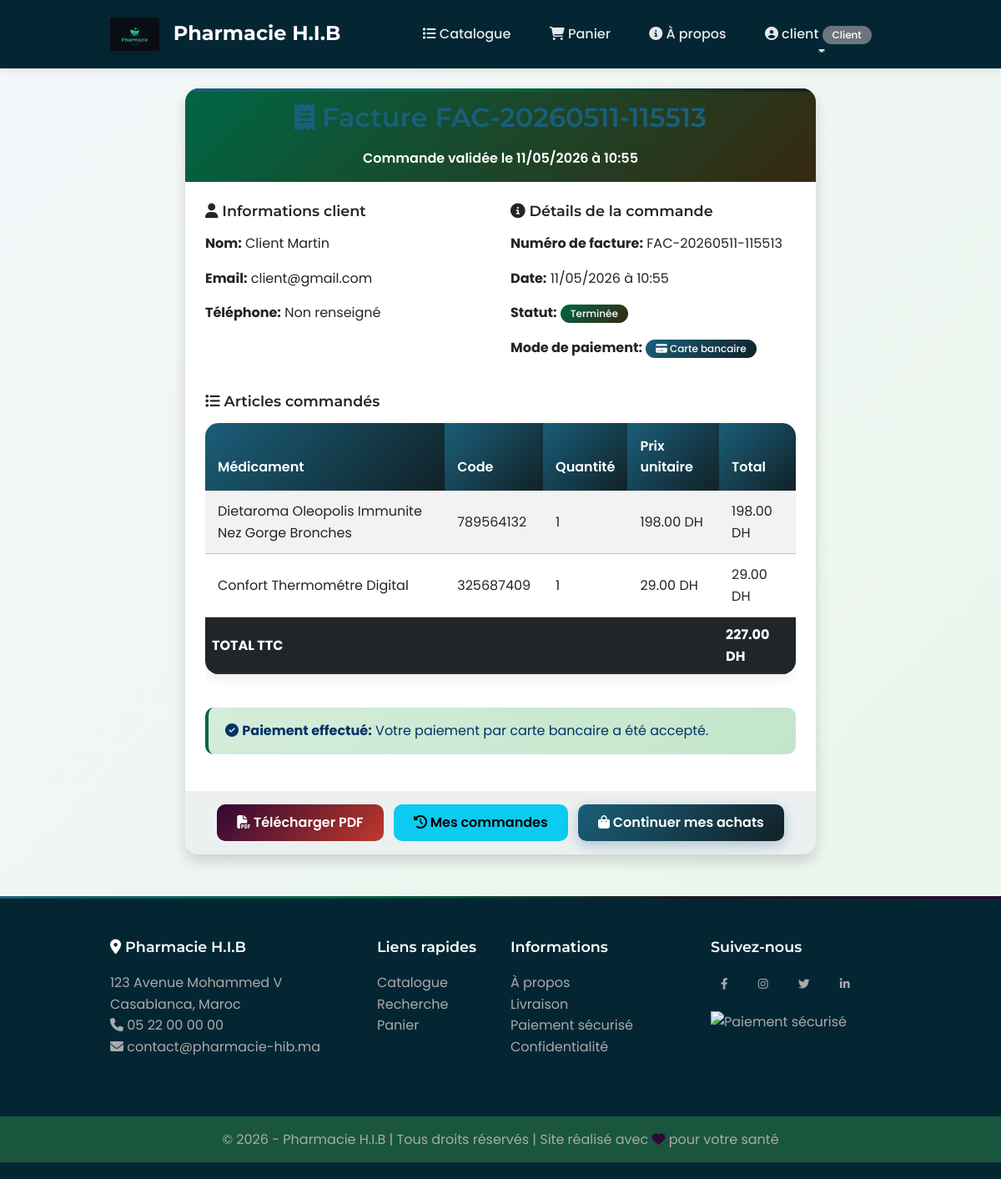
Page /ventes/facture/11/ (signed in) on the committed database.
### users/models.py (models this page shows, shortened)
class Profile(models.Model):
    ROLE_CHOICES = [
        ('client', 'Client'),
        ('pharmacien', 'Pharmacien'),
        ('admin', 'Administrateur'),
    ]
    user = models.OneToOneField(User, on_delete=models.CASCADE)
    role = models.CharField(max_length=20, choices=ROLE_CHOICES, default='client')
    telephone = models.CharField(max_length=20, blank=True)
    adresse = models.TextField(blank=True)

### ventes/models.py (models this page shows, shortened)
class Vente(models.Model):
    STATUT_CHOICES = [
        ('en_cours', 'En cours'),
        ('terminee', 'Terminée'),
        ('annulee', 'Annulée'),
    ]
    PAIEMENT_CHOICES = [
        ('carte', 'Paiement par carte'),
        ('livraison', 'Paiement à la livraison'),
        ('effectue', 'Paiement effectué'),
        ('en_attente', 'Paiement en attente'),
    ]
    numero_facture = models.CharField(max_length=50, unique=True)
    utilisateur = models.ForeignKey(User, on_delete=models.CASCADE)
    date_vente = models.DateTimeField(auto_now_add=True)
    total_ttc = models.DecimalField(max_digits=10, decimal_places=2, default=0)
    statut = models.CharField(max_length=20, choices=STATUT_CHOICES, default='en_cours')
    mode_paiement = models.CharField(max_length=20, choices=PAIEMENT_CHOICES, default='livraison')
    class Meta:
        ordering = ['-date_vente']

class DetailVente(models.Model):
    vente = models.ForeignKey(Vente, on_delete=models.CASCADE, related_name='details')
    medicament = models.ForeignKey(Medicament, on_delete=models.CASCADE)
    quantite = models.IntegerField()
    prix_unitaire = models.DecimalField(max_digits=10, decimal_places=2)
    @property
    def sous_total(self):
        return self.quantite * self.prix_unitaire

### stock/models.py (models this page shows, shortened)
class Medicament(models.Model):
    code_barre = models.CharField(max_length=50, unique=True, verbose_name="Code barre")
    nom = models.CharField(max_length=200, verbose_name="Nom du médicament")
    description = models.TextField(blank=True, verbose_name="Description")
    dosage = models.CharField(max_length=100, blank=True, verbose_name="Dosage (ex: 500mg)")
    forme = models.CharField(max_length=100, blank=True, verbose_name="Forme (comprimé, sirop, etc.)")
    prix_achat = models.DecimalField(max_digits=10, decimal_places=2, verbose_name="Prix d'achat")
    prix_vente = models.DecimalField(max_digits=10, decimal_places=2, verbose_name="Prix de vente")
    quantite_stock = models.IntegerField(default=0, verbose_name="Quantité en stock")
    seuil_alerte = models.IntegerField(default=10, verbose_name="Seuil d'alerte")
    image = models.ImageField(upload_to='medicaments/', null=True, blank=True, verbose_name="Image")
    date_expiration = models.DateField(verbose_name="Date d'expiration")
    date_ajout = models.DateTimeField(auto_now_add=True, verbose_name="Date d'ajout")
    class Meta:
        verbose_name = "Médicament"
        verbose_name_plural = "Médicaments"
        ordering = ['nom']

### ventes/views.py (the view)
# urls.py: path('facture/<int:pk>/', views.facture, name='facture'),
@login_required
def facture(request, pk):
    vente = get_object_or_404(Vente, pk=pk)
    return render(request, 'ventes/facture.html', {'vente': vente})

### pharmacie/context_processors.py (called while the page is built)
def alertes_context(request):
    if request.user.is_authenticated and request.user.profile.role in ['admin', 'pharmacien']:
        rupture = Medicament.objects.filter(quantite_stock=0).count()
        critique = Medicament.objects.filter(quantite_stock__lte=Medicament.objects.values('seuil_alerte')).count()
        date_limite = timezone.now().date() + timedelta(days=30)
        expirant = Medicament.objects.filter(date_expiration__lte=date_limite, date_expiration__gte=timezone.now().date()).count()
        expires = Medicament.objects.filter(date_expiration__lt=timezone.now().date()).count()
        total_alertes = rupture + critique + expirant + expires
    else:
        total_alertes = 0
    return {'total_alertes': total_alertes}

### ventes/templates/ventes/facture.html (shortened to what this page needs)
{% extends 'base.html' %}
{% block content %}
<div class="container">
    <div class="row justify-content-center">
        <div class="col-md-10">
            <div class="card shadow">
                <div class="card-header bg-success text-white text-center">
                    <h2><i class="fas fa-receipt"></i> Facture {{ vente.numero_facture }}</h2>
                    <p class="mb-0">Commande validée le {{ vente.date_vente|date:"d/m/Y à H:i" }}</p>
                </div>
                <div class="card-body">
                    <div class="row mb-4">
                        <div class="col-md-6">
                            <h5><i class="fas fa-user"></i> Informations client</h5>
                            <p><strong>Nom:</strong> {{ vente.utilisateur.get_full_name|default:vente.utilisateur.username }}</p>
                            <p><strong>Email:</strong> {{ vente.utilisateur.email }}</p>
                            <p><strong>Téléphone:</strong> {{ vente.utilisateur.profile.telephone|default:"Non renseigné" }}</p>
                        </div>
                        <div class="col-md-6">
                            <h5><i class="fas fa-info-circle"></i> Détails de la commande</h5>
                            <p><strong>Numéro de facture:</strong> {{ vente.numero_facture }}</p>
                            <p><strong>Date:</strong> {{ vente.date_vente|date:"d/m/Y à H:i" }}</p>
                            <p><strong>Statut:</strong>
                                {% if vente.statut == 'terminee' %}
                                    <span class="badge bg-success">Terminée</span>
                                {% elif vente.statut == 'en_cours' %}
                                    <span class="badge bg-warning">En cours</span>
                                {% else %}
                                    <span class="badge bg-danger">{{ vente.get_statut_display }}</span>
                                {% endif %}
                            </p>
                            <p><strong>Mode de paiement:</strong>
                                {% if vente.mode_paiement == 'carte' %}
                                    <span class="badge bg-primary"><i class="fas fa-credit-card"></i> Carte bancaire</span>
                                {% elif vente.mode_paiement == 'livraison' %}
                                    <span class="badge bg-info"><i class="fas fa-truck"></i> À la livraison</span>
                                {% elif vente.mode_paiement == 'effectue' %}
                                    <span class="badge bg-success"><i class="fas fa-check"></i> Effectué</span>
                                {% else %}
                                    <span class="badge bg-secondary"><i class="fas fa-clock"></i> En attente</span>
                                {% endif %}
                            </p>
                        </div>
                    </div>
                    <h5><i class="fas fa-list"></i> Articles commandés</h5>
                    <div class="table-responsive">
                        <table class="table table-striped">
                            <thead class="table-dark">
                                <tr>
                                    <th>Médicament</th>
                                    <th>Code</th>
                                    <th>Quantité</th>
                                    <th>Prix unitaire</th>
                                    <th>Total</th>
                                </tr>
                            </thead>
                            <tbody>
                                {% for detail in vente.details.all %}
                                <tr>
                                    <td>{{ detail.medicament.nom }}</td>
                                    <td>{{ detail.medicament.code_barre }}</td>
                                    <td>{{ detail.quantite }}</td>
                                    <td>{{ detail.prix_unitaire|floatformat:2 }} DH</td>
                                    <td>{{ detail.sous_total|floatformat:2 }} DH</td>
                                </tr>
                                {% endfor %}
                            </tbody>
                            <tfoot class="table-dark">
                                <tr>
                                    <th colspan="4">TOTAL TTC</th>
                                    <th>{{ vente.total_ttc|floatformat:2 }} DH</th>
                                </tr>
                            </tfoot>
                        </table>
                    </div>
                    {% if vente.mode_paiement == 'livraison' %}
                    <div class="alert alert-info mt-4">
                        <i class="fas fa-info-circle"></i>
                        <strong>Paiement à la livraison:</strong> Vous pourrez payer en espèces ou par carte bancaire lors de la réception de votre commande.
                    </div>
                    {% elif vente.mode_paiement == 'carte' %}
                    <div class="alert alert-success mt-4">
                        <i class="fas fa-check-circle"></i>
                        <strong>Paiement effectué:</strong> Votre paiement par carte bancaire a été accepté.
                    </div>
                    {% endif %}
                </div>
                <div class="card-footer text-center">
                    <a href="{% url 'ventes:facture_pdf' vente.id %}" class="btn btn-danger me-2">
                        <i class="fas fa-file-pdf"></i> Télécharger PDF
                    </a>
                    <a href="{% url 'ventes:historique' %}" class="btn btn-info me-2">
                        <i class="fas fa-history"></i> Mes commandes
                    </a>
                    <a href="{% url 'stock:liste_medicaments' %}" class="btn btn-primary">
                        <i class="fas fa-shopping-bag"></i> Continuer mes achats
                    </a>
                </div>
            </div>
        </div>
    </div>
</div>
{% endblock %}

### templates/base.html (shortened to what this page needs)
<!DOCTYPE html>
<html lang="fr">
<head>
    <link href="https://cdn.jsdelivr.net/npm/bootstrap@5.3.0/dist/css/bootstrap.min.css" rel="stylesheet">
    <link rel="stylesheet" href="https://cdnjs.cloudflare.com/ajax/libs/font-awesome/6.4.0/css/all.min.css">
    {% load static %}
    <link rel="stylesheet" href="{% static 'css/style.css' %}">
</head>
<body>
    <nav class="navbar navbar-expand-lg navbar-dark bg-pharmacy sticky-top">
        <div class="container">
            <a class="navbar-brand" href="{% url 'stock:liste_medicaments' %}">
                <img src="{% static 'images/image.png' %}" alt="H.I.B">
                Pharmacie H.I.B
            </a>
            <div class="collapse navbar-collapse" id="navbarNav">
                <ul class="navbar-nav ms-auto">
                    <li class="nav-item">
                        <a class="nav-link" href="{% url 'stock:liste_medicaments' %}">
                            <i class="fas fa-list"></i> Catalogue
                        </a>
                    </li>
                    {% if user.is_authenticated and user.profile.role == 'client' %}
                        <li class="nav-item">
                            <a class="nav-link" href="{% url 'ventes:panier' %}">
                                <i class="fas fa-shopping-cart"></i> Panier
                            </a>
                        </li>
                    {% endif %}
                    <li class="nav-item">
                        <a class="nav-link" href="{% url 'stock:about' %}">
                            <i class="fas fa-info-circle"></i> À propos
                        </a>
                    </li>
                    {% if user.is_authenticated %}
                        <li class="nav-item dropdown">
                            <a class="nav-link dropdown-toggle" href="#" data-bs-toggle="dropdown">
                                <i class="fas fa-user-circle"></i> {{ user.username }}
                                <span class="badge bg-secondary">{{ user.profile.get_role_display }}</span>
                            </a>
                        </li>
                    {% endif %}
                </ul>
            </div>
        </div>
    </nav>
    <main class="container mt-4">
        {% block content %}
        {% endblock %}
    </main>
    <footer class="footer">
        <div class="container">
            <div class="row">
                <div class="col-md-4 mb-4">
                    <h5><i class="fas fa-map-marker-alt"></i> Pharmacie H.I.B</h5>
                    <p>123 Avenue Mohammed V<br>
                    Casablanca, Maroc<br>
                    <i class="fas fa-phone"></i> 05 22 00 00 00<br>
                    <i class="fas fa-envelope"></i> contact@pharmacie-hib.ma</p>
                </div>
                <div class="col-md-2 mb-4">
                    <h5>Liens rapides</h5>
                    <ul class="list-unstyled">
                        <li><a href="{% url 'stock:liste_medicaments' %}">Catalogue</a></li>
                        <li><a href="{% url 'stock:recherche' %}">Recherche</a></li>
                        <li><a href="{% url 'ventes:panier' %}">Panier</a></li>
                    </ul>
                </div>
                <div class="col-md-3 mb-4">
                    <h5>Informations</h5>
                    <ul class="list-unstyled">
                        <li><a href="#">À propos</a></li>
                        <li><a href="#">Livraison</a></li>
                        <li><a href="#">Paiement sécurisé</a></li>
                        <li><a href="#">Confidentialité</a></li>
                    </ul>
                </div>
                <div class="col-md-3 mb-4">
                    <h5>Suivez-nous</h5>
                    <div class="social-links">
                        <a href="#" class="btn btn-outline-light btn-sm me-2"><i class="fab fa-facebook-f"></i></a>
                        <a href="#" class="btn btn-outline-light btn-sm me-2"><i class="fab fa-instagram"></i></a>
                        <a href="#" class="btn btn-outline-light btn-sm me-2"><i class="fab fa-twitter"></i></a>
                        <a href="#" class="btn btn-outline-light btn-sm"><i class="fab fa-linkedin-in"></i></a>
                    </div>
                    <div class="mt-3">
                        <img src="{% static 'images/paiement.png' %}" alt="Paiement sécurisé" style="height: 40px;" class="img-fluid">
                    </div>
                </div>
            </div>
        </div>
        <div class="footer-bottom">
            <div class="container text-center">
                <p class="mb-0">&copy; 2026 - Pharmacie H.I.B | Tous droits réservés | Site réalisé avec <i class="fas fa-heart text-danger"></i> pour votre santé</p>
            </div>
        </div>
    </footer>
</body>
</html>

### templates/base.html (style rules this page uses)
:root { --primary-color: #042633ff; --secondary-color: #042633ff; --accent-color: #e62236ff; --danger-color: #e74c3c; --success-color: #27ae60; --warning-color: #f39c12; --light-bg: #f8f9fa; }
.navbar-brand { font-weight: bold; font-size: 1.5rem; }
.navbar-brand img { height: 40px; margin-right: 10px; }
.bg-pharmacy { background: linear-gradient(135deg, var(--primary-color), var(--secondary-color)); box-shadow: 0 2px 10px rgba(0,0,0,0.1); }
.nav-link { font-weight: 500; transition: all 0.3s; }
.footer { background: #042633ff; color: #aaa; padding: 50px 0 20px; margin-top: 50px; }
.footer h5 { color: white; margin-bottom: 20px; font-weight: 600; }
.footer a { color: #aaa; text-decoration: none; transition: color 0.3s; }
.footer-bottom { background: #1a563dff; padding: 15px 0; margin-top: 30px; }

### rows in the picture
Vente: numero_facture "FAC-20260511-115513", date_vente "11/05/2026 à 10:55", utilisateur.get_full_name "Client Martin", utilisateur.email "client@gmail.com", utilisateur.profile.telephone "Non renseigné", total_ttc "227.00"
DetailVente: medicament.nom "Dietaroma Oleopolis Immunite Nez Gorge Bronches", medicament.code_barre "789564132", quantite "1", prix_unitaire "198.00", sous_total "198.00"
DetailVente: medicament.nom "Confort Thermométre Digital", medicament.code_barre "325687409", quantite "1", prix_unitaire "29.00", sous_total "29.00"

### other values in the picture
{{ user.username }} "client"
{{ user.profile.get_role_display }} "Client"
